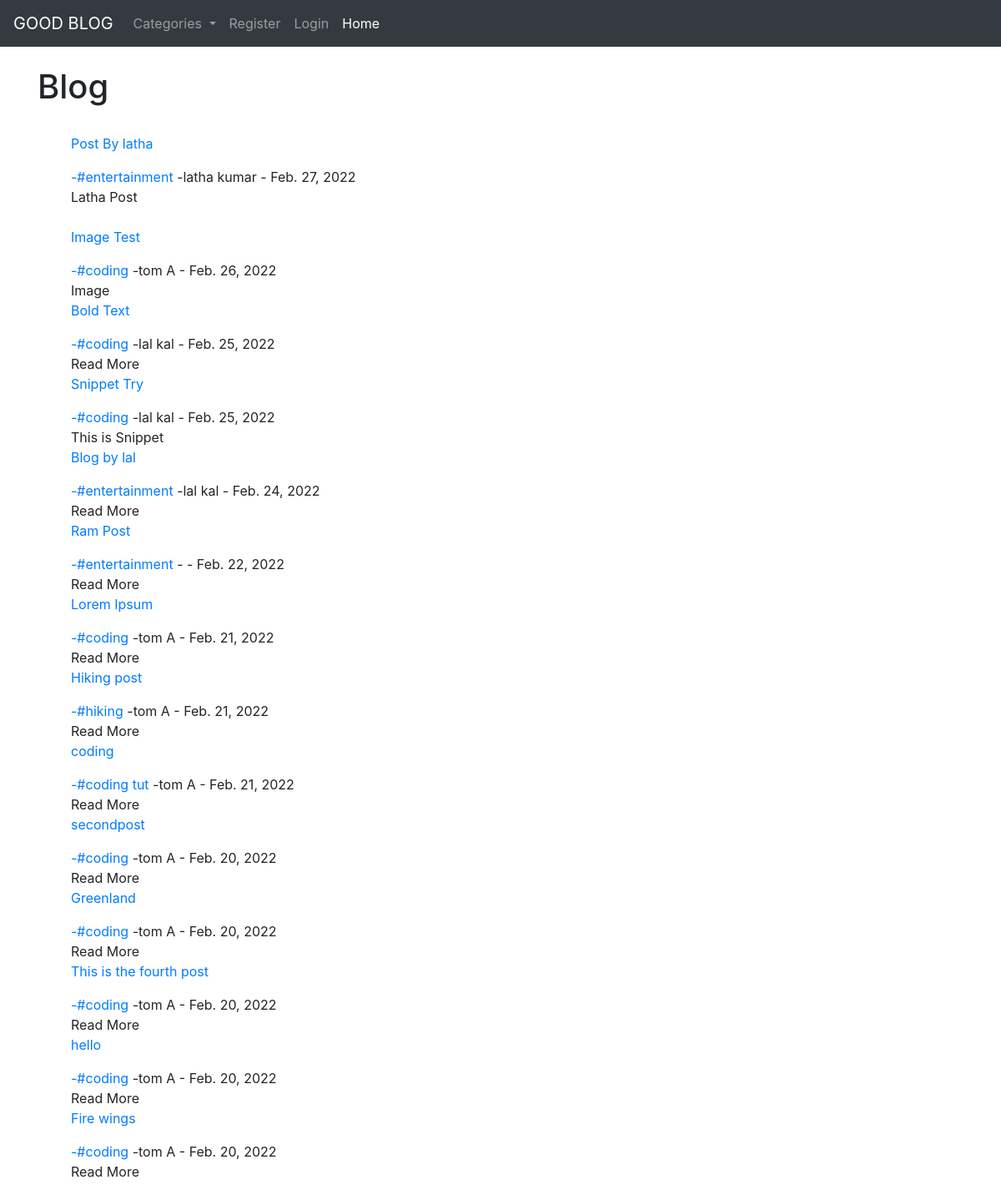
The page / on the database its author committed.
### tryblog/models.py (models this page shows, shortened)
class Post(models.Model):
    title=models.CharField(max_length=255)
    title_tag=models.CharField(max_length=255) #, default="GOOD BLOG" also can be used
    author=models.ForeignKey(User, on_delete=models.CASCADE)
    body = RichTextField(blank=True,null=True)
    publication_date = models.DateField(auto_now_add=True)
    category = models.CharField(max_length=255, default='coding')
    likes = models.ManyToManyField(User,related_name='blog_post')
    snippet = models.CharField(max_length=255)
    header_image = models.ImageField(null=True, blank=True, upload_to = "images/")

### tryblog/views.py (the view)
# urls.py: path('',HomeView.as_view(),name='home'),
class HomeView(ListView):
    model = Post
    template_name='home.html'
    ordering=['-publication_date']
    def get_context_data(self,*args,**kwargs):
        cat_menu = Category.objects.all()
        context = super(HomeView,self).get_context_data(*args,**kwargs)
        context["cat_menu"] = cat_menu
        return context

### tryblog/models.py (called while the page is built)
    def __str__(self):
        return self.name

### tryblog/templates/home.html (shortened to what this page needs)
{% extends 'base.html' %}
{% load static %}
{% block content %}
<h1>Blog </h1>
<ul>
{% for post in object_list %}
        <br>
      <p class="card-text"><a href="{% url 'article-detail' post.pk %}"> {{post.title}}</a></p>
     <a href="{% url 'category' post.category|slugify %}">
        -#{{ post.category }}</a>
        -{{post.author.first_name}} {{ post.author.last_name}} -
        {{ post.publication_date }}
    <br>
        {{post.snippet}}
    <br>
    {% endfor %}
</ul>
{% endblock %}

### tryblog/templates/base.html (shortened to what this page needs)
{% load static %}
<!DOCTYPE html>
<html lang="en">
<head>
    <link rel="stylesheet"  href="{% static 'css/bootstrap.min.css' %}" >
</head>
<body>
    <nav class="navbar navbar-expand-lg navbar-dark bg-dark">
        <a class="navbar-brand" href="#">GOOD BLOG</a>
        <div class="collapse navbar-collapse" id="navbarSupportedContent">
          <ul class="navbar-nav mr-auto">
            {% if cat_menu %}
            <li class="nav-item dropdown">
             <a class="nav-link dropdown-toggle" href="#" id="navbarDropdown" role="button" data-toggle="dropdown" aria-haspopup="true" aria-expanded="false">
               Categories
             </a>
            </li>
            {% else %}
            <li class="nav-item">
              <a class="nav-link" href="{% url 'category-list' %}">Categories</a>
            </li>
           {% endif %}
           {% if user.is_authenticated %}
            <li class="nav-item">
              <a class="nav-link" href="{% url 'add_post' %}">Add Post</a>
            </li>
            <li class="nav-item">
              <a class="nav-link" href="{% url 'add_category' %}">Add Category</a>
            </li>
            <!-- <li class="nav-item">
              <a class="nav-link" href="{% url 'edit_profile' %}">Edit Profile</a>
            </li> -->
            <!-- <li class="nav-item">
              <a class="nav-link" href="{% url 'logout' %}">Logout</a>
            </li> -->
            {% else %}
            <li class="nav-item">
              <a class="nav-link" href="{% url 'register' %}">Register</a>
            </li>
            <li class="nav-item">
              <a class="nav-link" href="{% url 'login' %}">Login</a>
            </li>
            {% endif %}
            <li class="nav-item active">
              <a class="nav-link" href="{% url 'home' %}">Home <span class="sr-only">(current)</span></a>
            </li>
          </ul>
        </div>
      </nav>
<br>
    <div class="container">
        {% block content %}
    {% endblock %}
</div>
</body>
</html>

### rows shown on the page
Post: title "Post By latha", category "entertainment", author.first_name "latha", author.last_name "kumar", publication_date "Feb. 27, 2022", snippet "Latha Post"
Post: title "Image Test", category "coding", author.first_name "tom", author.last_name "A", publication_date "Feb. 26, 2022", snippet "Image"
Post: title "Bold Text", category "coding", author.first_name "lal", author.last_name "kal", publication_date "Feb. 25, 2022", snippet "Read More"
Post: title "Snippet Try", category "coding", author.first_name "lal", author.last_name "kal", publication_date "Feb. 25, 2022", snippet "This is Snippet"
Post: title "Blog by lal", category "entertainment", author.first_name "lal", author.last_name "kal", publication_date "Feb. 24, 2022", snippet "Read More"
Post: title "Ram Post", category "entertainment", publication_date "Feb. 22, 2022", snippet "Read More"
Post: title "Lorem Ipsum", category "coding", author.first_name "tom", author.last_name "A", publication_date "Feb. 21, 2022", snippet "Read More"
Post: title "Hiking post", category "hiking", author.first_name "tom", author.last_name "A", publication_date "Feb. 21, 2022", snippet "Read More"
Post: title "coding", category "coding tut", author.first_name "tom", author.last_name "A", publication_date "Feb. 21, 2022", snippet "Read More"
Post: title "secondpost", category "coding", author.first_name "tom", author.last_name "A", publication_date "Feb. 20, 2022", snippet "Read More"
Post: title "Greenland", category "coding", author.first_name "tom", author.last_name "A", publication_date "Feb. 20, 2022", snippet "Read More"
Post: title "This is the fourth post", category "coding", author.first_name "tom", author.last_name "A", publication_date "Feb. 20, 2022", snippet "Read More"
Post: title "hello", category "coding", author.first_name "tom", author.last_name "A", publication_date "Feb. 20, 2022", snippet "Read More"
Post: title "Fire wings", category "coding", author.first_name "tom", author.last_name "A", publication_date "Feb. 20, 2022", snippet "Read More"
